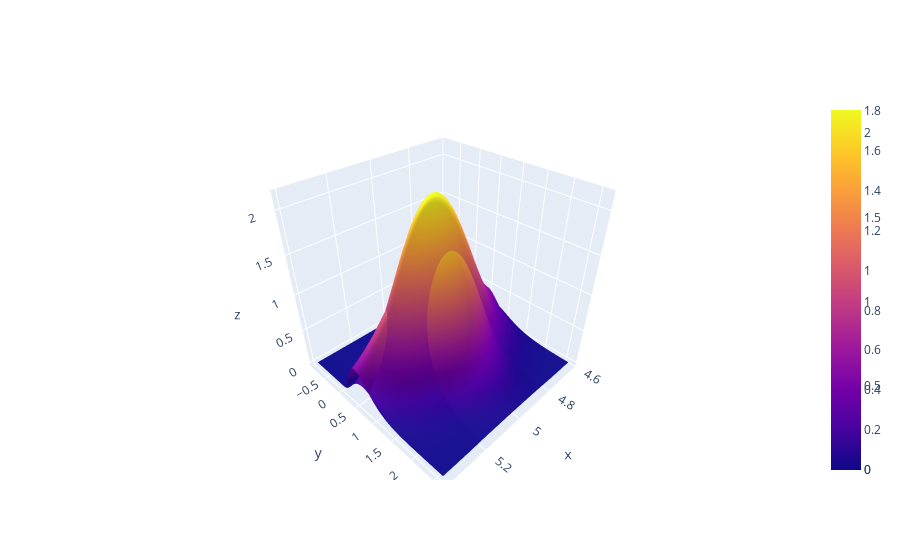

Here is the notebook cell this chart was saved with:
### Code cell
N=1
threshold = 0.1
mu_prime,lambd,a,b = 5, 30, 3, 4
T = np.random.gamma(a,1/b)
m = np.random.normal(mu_prime,1/np.sqrt(lambd*T))
X= np.random.normal(m,1/np.sqrt(T),N)
v = VI(X,mu_prime,lambd,a,b,threshold)
p = exactPosterior(X,mu_prime,lambd,a,b)
print_comparison_2(v,p,mu_prime,lambd,a,b, m,T,N)

### Figure 1 — Plotly figure (JSON) as saved in the notebook; plotly's stock layout.template omitted (floating-point values rounded to 4 significant figures; data arrays with more than 128 entries replaced by an {"elided": "..."} marker saying what was removed)
{"data": [{"type": "surface", "x": {"elided": "100x100 float values"}, "y": {"elided": "100x100 float values"}, "z": {"elided": "100x100 float values"}}, {"type": "surface", "x": {"elided": "100x100 float values"}, "y": {"elided": "100x100 float values"}, "z": {"elided": "100x100 float values"}}], "layout": {}}
